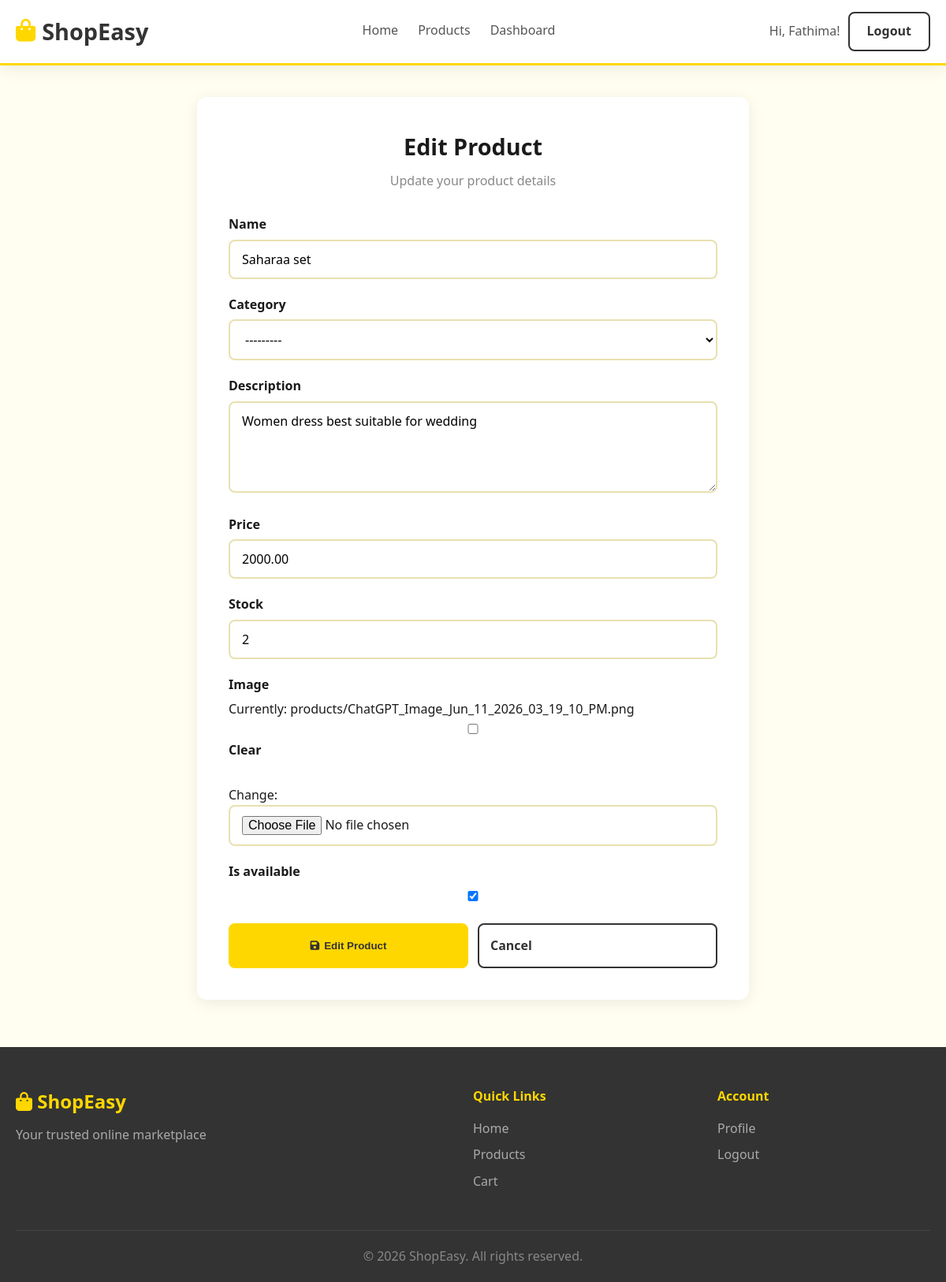
The app's page /owner/product/edit/men-kurtis/ (signed in) with its own data.
### accounts/models.py (models this page shows, shortened)
class CustomUser(AbstractUser):
    USER_TYPE_CHOICES = (
        ('customer', 'Customer'),
        ('owner', 'Product Owner'),
    )
    user_type = models.CharField(max_length=20, choices=USER_TYPE_CHOICES, default='customer')
    phone = models.CharField(max_length=15, blank=True)
    address = models.TextField(blank=True)
    def is_owner(self):
        return self.user_type == 'owner'

### store/models.py (models this page shows, shortened)
class Product(models.Model):
    owner = models.ForeignKey(CustomUser, on_delete=models.CASCADE, related_name='products')
    category = models.ForeignKey(Category, on_delete=models.SET_NULL, null=True, blank=True)
    name = models.CharField(max_length=200)
    slug = models.SlugField(unique=True)
    description = models.TextField()
    price = models.DecimalField(max_digits=10, decimal_places=2)
    stock = models.PositiveIntegerField(default=0)
    image = models.ImageField(upload_to='products/', blank=True, null=True)
    is_available = models.BooleanField(default=True)
    created_at = models.DateTimeField(auto_now_add=True)
    updated_at = models.DateTimeField(auto_now=True)

### store/views.py (the view)
# urls.py: path('owner/product/edit/<slug:slug>/', views.edit_product, name='edit_product'),
@login_required
def edit_product(request, slug):
    product = get_object_or_404(Product, slug=slug, owner=request.user)
    if request.method == 'POST':
        form = ProductForm(request.POST, request.FILES, instance=product)
        if form.is_valid():
            form.save()
            messages.success(request, 'Product updated successfully!')
            return redirect('store:owner_dashboard')
    else:
        form = ProductForm(instance=product)
    return render(request, 'store/product_form.html', {'form': form, 'title': 'Edit Product', 'product': product})

### store/forms.py (shortened to what this page needs)
class ProductForm(forms.ModelForm):
    class Meta:
        model = Product
        fields = ['name', 'category', 'description', 'price', 'stock', 'image', 'is_available']
        widgets = {
            'description': forms.Textarea(attrs={'rows': 4}),
        }

### store/context_processors.py (called while the page is built)
def cart_count(request):
    count = 0
    try:
        if request.user.is_authenticated:
            cart = Cart.objects.filter(customer=request.user).first()
        else:
            if request.session.session_key:
                cart = Cart.objects.filter(session_key=request.session.session_key, customer=None).first()
            else:
                cart = None
        if cart:
            count = cart.get_count()
    except Exception:
        pass
    return {'cart_count': count}

### store/templates/store/product_form.html (shortened to what this page needs)
{% extends 'base.html' %}
{% block content %}
<div class="form-container" style="max-width: 700px;">
    <h1 class="form-title">{{ title }}</h1>
    <p class="form-subtitle">{% if product %}Update your product details{% else %}List a new product for sale{% endif %}</p>
    <form method="post" enctype="multipart/form-data">
        {% for field in form %}
        <div class="form-group">
            <label for="{{ field.id_for_label }}">{{ field.label }}</label>
            {{ field }}
        </div>
        {% endfor %}
        <div style="display:flex; gap:12px;">
            <button type="submit" class="btn-primary" style="flex:1; justify-content:center; padding:14px;">
                <i class="fas fa-save"></i> {{ title }}
            </button>
            <a href="{% url 'store:owner_dashboard' %}" class="btn-outline" style="flex:1; text-align:center; padding:14px;">Cancel</a>
        </div>
    </form>
</div>
{% endblock %}

### templates/base.html (shortened to what this page needs)
<!DOCTYPE html>
<html lang="en">
<head>
    {% load static %}
    <link rel="stylesheet" href="{% static 'store/css/style.css' %}">
    <link rel="stylesheet" href="https://cdnjs.cloudflare.com/ajax/libs/font-awesome/6.4.0/css/all.min.css">
</head>
<body>
    <header class="header">
        <div class="container">
            <nav class="navbar">
                <a href="{% url 'store:home' %}" class="logo">
                    <i class="fas fa-shopping-bag"></i> ShopEasy
                </a>
                <div class="nav-links">
                    <a href="{% url 'store:home' %}">Home</a>
                    <a href="{% url 'store:product_list' %}">Products</a>
                    {% if user.is_authenticated %}
                        {% if user.is_owner or user.is_superuser %}
                            <a href="{% url 'store:owner_dashboard' %}">Dashboard</a>
                        {% else %}
                            <a href="{% url 'store:order_list' %}">My Orders</a>
                        {% endif %}
                    {% endif %}
                </div>
                <div class="nav-actions">
                    {% if user.is_authenticated %}
                        <div class="user-menu">
                            <span class="user-greeting">Hi, {{ user.first_name|default:user.username }}!</span>
                            <a href="{% url 'accounts:logout' %}" class="btn-outline">Logout</a>
                        </div>
                    {% else %}
                        <a href="{% url 'accounts:login_choice' %}" class="btn-primary">Login</a>
                    {% endif %}
                </div>
            </nav>
        </div>
    </header>
    <main>
        <div class="container">
            {% block content %}{% endblock %}
        </div>
    </main>
    <footer class="footer">
        <div class="container">
            <div class="footer-content">
                <div class="footer-brand">
                    <h3><i class="fas fa-shopping-bag"></i> ShopEasy</h3>
                    <p>Your trusted online marketplace</p>
                </div>
                <div class="footer-links">
                    <h4>Quick Links</h4>
                    <a href="{% url 'store:home' %}">Home</a>
                    <a href="{% url 'store:product_list' %}">Products</a>
                    <a href="{% url 'store:cart' %}">Cart</a>
                </div>
                <div class="footer-account">
                    <h4>Account</h4>
                    {% if user.is_authenticated %}
                        <a href="{% url 'accounts:profile' %}">Profile</a>
                        <a href="{% url 'accounts:logout' %}">Logout</a>
                    {% else %}
                        <a href="{% url 'accounts:customer_login' %}">Customer Login</a>
                        <a href="{% url 'accounts:owner_login' %}">Owner Login</a>
                    {% endif %}
                </div>
            </div>
            <div class="footer-bottom">
                <p>&copy; 2026 ShopEasy. All rights reserved.</p>
            </div>
        </div>
    </footer>
</body>
</html>

### store/static/store/css/style.css (style rules this page uses)
:root { --primary: #FFD700; --primary-dark: #FFC200; --primary-light: #FFF8DC; --secondary: #333333; --text-dark: #1a1a1a; --text-medium: #555555; --text-light: #888888; --white: #ffffff; --bg-light: #FFFEF0; --border: #E8E0B0; --shadow: 0 4px 20px rgba(0,0,0,0.08); --shadow-hover: 0 8px 30px rgba(255,215,0,0.25); --radius: 12px; --radius-sm: 8px; --transition: all 0.3s ease; }
* { margin: 0; padding: 0; box-sizing: border-box; }
body { font-family: 'Segoe UI', system-ui, sans-serif; background: var(--bg-light); color: var(--text-dark); line-height: 1.6; }
a { text-decoration: none; color: inherit; transition: var(--transition); }
.container { max-width: 1200px; margin: 0 auto; padding: 0 20px; }
.header { background: var(--white); border-bottom: 3px solid var(--primary); position: sticky; top: 0; z-index: 100; box-shadow: var(--shadow); }
.navbar { display: flex; align-items: center; justify-content: space-between; padding: 15px 0; gap: 20px; flex-wrap: wrap; }
.logo { font-size: 1.8rem; font-weight: 800; color: var(--secondary); display: flex; align-items: center; gap: 8px; }
.logo i { color: var(--primary); }
.nav-links { display: flex; gap: 25px; }
.nav-links a { font-weight: 500; color: var(--text-medium); padding: 5px 0; border-bottom: 2px solid transparent; }
.nav-actions { display: flex; align-items: center; gap: 15px; }
.user-greeting { font-weight: 500; color: var(--text-medium); }
.user-menu { display: flex; align-items: center; gap: 10px; }
.btn-primary { background: var(--primary); color: var(--secondary); padding: 10px 22px; border-radius: var(--radius-sm); font-weight: 700; border: 2px solid var(--primary); cursor: pointer; transition: var(--transition); display: inline-flex; align-items: center; gap: 6px; }
.btn-outline { background: transparent; color: var(--secondary); padding: 10px 22px; border-radius: var(--radius-sm); font-weight: 600; border: 2px solid var(--secondary); cursor: pointer; transition: var(--transition); display: inline-flex; align-items: center; gap: 6px; }
.form-container { max-width: 600px; margin: 40px auto; background: var(--white); border-radius: var(--radius); padding: 40px; box-shadow: var(--shadow); }
.form-title { font-size: 1.8rem; font-weight: 800; text-align: center; margin-bottom: 8px; }
.form-subtitle { text-align: center; color: var(--text-light); margin-bottom: 30px; }
.form-group { margin-bottom: 20px; }
.form-group label { display: block; font-weight: 600; margin-bottom: 6px; color: var(--text-dark); }
.form-group input, .form-group textarea, .form-group select { width: 100%; padding: 12px 15px; border: 2px solid var(--border); border-radius: var(--radius-sm); font-size: 1rem; font-family: inherit; transition: var(--transition); background: var(--white); }
.footer { background: var(--secondary); color: var(--white); margin-top: 60px; padding-top: 50px; }
.footer-content { display: grid; grid-template-columns: 2fr 1fr 1fr; gap: 40px; padding-bottom: 40px; }
.footer-brand h3 { font-size: 1.5rem; font-weight: 800; color: var(--primary); margin-bottom: 10px; }
.footer-brand p { color: #aaa; }
.footer-links h4, .footer-account h4 { font-size: 1rem; font-weight: 700; color: var(--primary); margin-bottom: 15px; }
.footer-links a, .footer-account a { display: block; color: #aaa; margin-bottom: 8px; }
.footer-bottom { border-top: 1px solid #444; padding: 20px 0; text-align: center; color: #888; }

### records on screen
CustomUser: first_name "Fathima"
Product: form "Saharaa set" "---------" "Women dress best suitable for wedding" "2000.00" "2" "☑"

### other values on screen
{{ title }} "Edit Product"
{{ field.label }} "Name" "Category" "Description" "Price" "Stock" "Image" "Is available"
